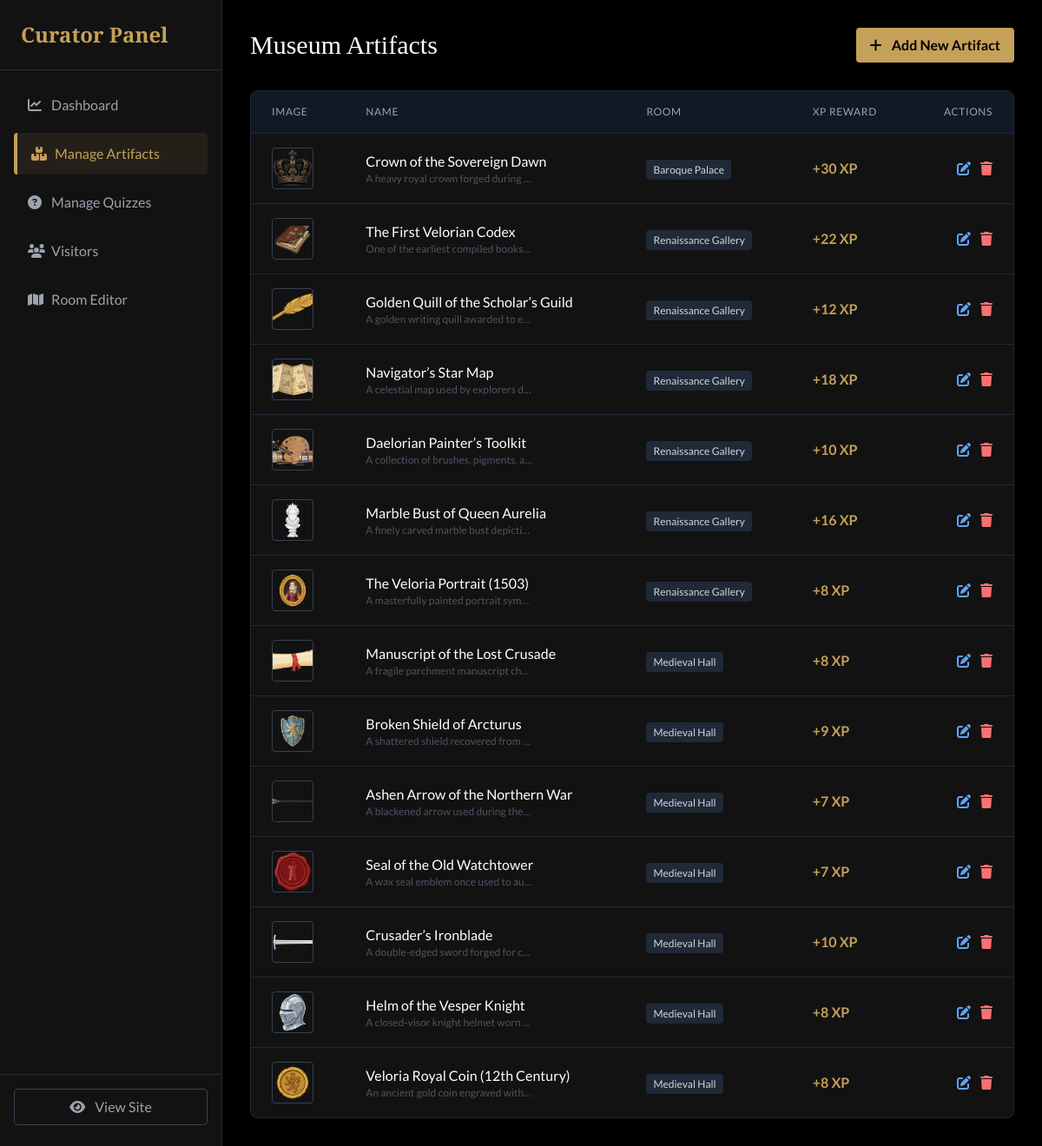
/admin/artifacts.php (signed in), run on the app's committed database.
### tables this page shows
CREATE TABLE `artifacts` (
  `id` int(11) NOT NULL,
  `room_id` int(11) DEFAULT NULL,
  `name` varchar(100) NOT NULL,
  `description` text DEFAULT NULL,
  `image_url` varchar(255) DEFAULT NULL,
  `xp_reward` int(11) DEFAULT 50,
  `position_top` varchar(10) DEFAULT NULL,
  `position_left` varchar(10) DEFAULT NULL
);

CREATE TABLE `rooms` (
  `id` int(11) NOT NULL,
  `name` varchar(100) NOT NULL,
  `description` text DEFAULT NULL,
  `min_level` int(11) DEFAULT 1,
  `image_url` varchar(255) DEFAULT NULL,
  `hidden_artifact_name` varchar(100) DEFAULT NULL,
  `hidden_artifact_desc` text DEFAULT NULL,
  `hidden_artifact_image` varchar(255) DEFAULT NULL,
  `hidden_artifact_xp` int(11) DEFAULT 100,
  `professor_dialogs` text DEFAULT NULL,
  `chest_position_top` varchar(10) DEFAULT '70%',
  `chest_position_left` varchar(10) DEFAULT '85%'
);

### admin/artifacts.php (the view, shortened to what this page needs)
<?php
require_once '../app/Config/database.php';
$sql = "SELECT artifacts.*, rooms.name as room_name
        FROM artifacts
        JOIN rooms ON artifacts.room_id = rooms.id
        ORDER BY artifacts.id DESC";
$result = $conn->query($sql);
$artifacts = [];
while ($row = $result->fetch_assoc()) {
    $artifacts[] = $row;
}
include '../public/header.php';
?>
<div class="flex h-screen bg-black">
    <aside class="w-64 bg-darker-bg border-r border-gold/20 flex flex-col">
        <div class="p-6 border-b border-gold/20">
            <h1 class="text-gold font-serif text-2xl font-bold">Curator Panel</h1>
        </div>
        <nav class="flex-grow p-4 space-y-2">
            <a href="index.php" class="block px-4 py-3 rounded text-gray-400 hover:text-white hover:bg-gray-800 transition">
                <i class="fas fa-chart-line w-6"></i> Dashboard
            </a>
            <a href="artifacts.php" class="block px-4 py-3 rounded bg-gold/10 text-gold border-l-4 border-gold">
                <i class="fas fa-boxes w-6"></i> Manage Artifacts
            </a>
            <a href="quizzes.php" class="block px-4 py-3 rounded text-gray-400 hover:text-white hover:bg-gray-800 transition">
                <i class="fas fa-question-circle w-6"></i> Manage Quizzes
            </a>
            <a href="users.php" class="block px-4 py-3 rounded text-gray-400 hover:text-white hover:bg-gray-800 transition">
                <i class="fas fa-users w-6"></i> Visitors
            </a>
            <a href="room_editor.php" class="block px-4 py-3 rounded text-gray-400 hover:text-white hover:bg-gray-800 transition">
                <i class="fas fa-map w-6"></i> Room Editor
            </a>
        </nav>
        <div class="p-4 border-t border-gold/20">
            <a href="../public/index.php" class="block w-full text-center py-2 border border-gray-700 text-gray-400 hover:text-white hover:border-white rounded transition mb-2">
                <i class="fas fa-eye mr-2"></i> View Site
            </a>
        </div>
    </aside>
    <main class="flex-grow p-8 overflow-y-auto">
        <div class="flex justify-between items-center mb-8">
            <h2 class="text-3xl text-white font-serif">Museum Artifacts</h2>
            <a href="add_artifact.php" class="bg-gold hover:bg-gold-hover text-black font-bold py-2 px-4 rounded transition">
                <i class="fas fa-plus mr-2"></i> Add New Artifact
            </a>
        </div>
        <div class="bg-darker-bg rounded-lg border border-gray-800 overflow-hidden">
            <table class="w-full text-left">
                <thead class="bg-gray-900 border-b border-gray-800">
                    <tr>
                        <th class="px-6 py-4 text-gray-400 font-normal uppercase text-xs tracking-wider">Image</th>
                        <th class="px-6 py-4 text-gray-400 font-normal uppercase text-xs tracking-wider">Name</th>
                        <th class="px-6 py-4 text-gray-400 font-normal uppercase text-xs tracking-wider">Room</th>
                        <th class="px-6 py-4 text-gray-400 font-normal uppercase text-xs tracking-wider">XP Reward</th>
                        <th class="px-6 py-4 text-gray-400 font-normal uppercase text-xs tracking-wider text-right">Actions</th>
                    </tr>
                </thead>
                <tbody class="divide-y divide-gray-800">
                    <?php if (empty($artifacts)): ?>
                        <tr>
                            <td colspan="5" class="px-6 py-8 text-center text-gray-500 italic">No artifacts found.</td>
                        </tr>
                    <?php else: ?>
                        <?php foreach ($artifacts as $item): ?>
                            <tr class="hover:bg-gray-800/50 transition">
                                <td class="px-6 py-4">
                                    <img src="<?php echo $item['image_url']; ?>" alt="Artifact" class="w-12 h-12 object-cover rounded border border-gray-700">
                                </td>
                                <td class="px-6 py-4">
                                    <div class="text-white font-medium"><?php echo htmlspecialchars($item['name']); ?></div>
                                    <div class="text-gray-600 text-xs truncate w-48"><?php echo htmlspecialchars($item['description']); ?></div>
                                </td>
                                <td class="px-6 py-4">
                                    <span class="px-2 py-1 bg-gray-800 rounded text-xs text-gray-300">
                                        <?php echo htmlspecialchars($item['room_name']); ?>
                                    </span>
                                </td>
                                <td class="px-6 py-4">
                                    <span class="text-gold font-bold">+<?php echo $item['xp_reward']; ?> XP</span>
                                </td>
                                <td class="px-6 py-4 text-right space-x-2">
                                    <a href="edit_artifact.php?id=<?php echo $item['id']; ?>" class="text-blue-400 hover:text-blue-300 transition">
                                        <i class="fas fa-edit"></i>
                                    </a>
                                    <a href="../app/Handlers/admin_handler.php?action=delete_artifact&id=<?php echo $item['id']; ?>"
                                       class="text-red-400 hover:text-red-300 transition"
                                       onclick="return confirm('Are you sure you want to delete this artifact?');">
                                        <i class="fas fa-trash"></i>
                                    </a>
                                </td>
                            </tr>
                        <?php endforeach; ?>
                    <?php endif; ?>
                </tbody>
            </table>
        </div>
    </main>
</div>

### public/assets/css/style.css (style rules this page uses)
:root { --color-gold: #c5a059; --color-gold-hover: #e6c885; --color-dark-bg: #1a1a1a; --color-darker-bg: #121212; --color-text: #e0e0e0; --color-parchment: #f0e6d2; }
body { font-family: "Lato", sans-serif; background-color: var(--color-darker-bg); color: var(--color-text); }
h1, h2, h3, h4, h5, h6, .font-serif { font-family: "Abhaya Libre", serif; }
.text-gold { color: var(--color-gold); }
.bg-gold { background-color: var(--color-gold); }
.border-gold { border-color: var(--color-gold); }

### public/header.php (style rules this page uses)
body { background-color: #121212; }

### data on the page
artifacts: image_url (picture), name "Crown of the Sovereign Dawn", description "A heavy royal crown forged during…", room.name "Baroque Palace", xp_reward "30"
artifacts: image_url (picture), name "The First Velorian Codex", description "One of the earliest compiled books…", room.name "Renaissance Gallery", xp_reward "22"
artifacts: image_url (picture), name "Golden Quill of the Scholar’s Guild", description "A golden writing quill awarded to e…", room.name "Renaissance Gallery", xp_reward "12"
artifacts: image_url (picture), name "Navigator’s Star Map", description "A celestial map used by explorers d…", room.name "Renaissance Gallery", xp_reward "18"
artifacts: image_url (picture), name "Daelorian Painter’s Toolkit", description "A collection of brushes, pigments, a…", room.name "Renaissance Gallery", xp_reward "10"
artifacts: image_url (picture), name "Marble Bust of Queen Aurelia", description "A finely carved marble bust depicti…", room.name "Renaissance Gallery", xp_reward "16"
artifacts: image_url (picture), name "The Veloria Portrait (1503)", description "A masterfully painted portrait sym…", room.name "Renaissance Gallery", xp_reward "8"
artifacts: image_url (picture), name "Manuscript of the Lost Crusade", description "A fragile parchment manuscript ch…", room.name "Medieval Hall", xp_reward "8"
artifacts: image_url (picture), name "Broken Shield of Arcturus", description "A shattered shield recovered from…", room.name "Medieval Hall", xp_reward "9"
artifacts: image_url (picture), name "Ashen Arrow of the Northern War", description "A blackened arrow used during the…", room.name "Medieval Hall", xp_reward "7"
artifacts: image_url (picture), name "Seal of the Old Watchtower", description "A wax seal emblem once used to au…", room.name "Medieval Hall", xp_reward "7"
artifacts: image_url (picture), name "Crusader’s Ironblade", description "A double-edged sword forged for c…", room.name "Medieval Hall", xp_reward "10"
artifacts: image_url (picture), name "Helm of the Vesper Knight", description "A closed-visor knight helmet worn…", room.name "Medieval Hall", xp_reward "8"
artifacts: image_url (picture), name "Veloria Royal Coin (12th Century)", description "An ancient gold coin engraved with…", room.name "Medieval Hall", xp_reward "8"
